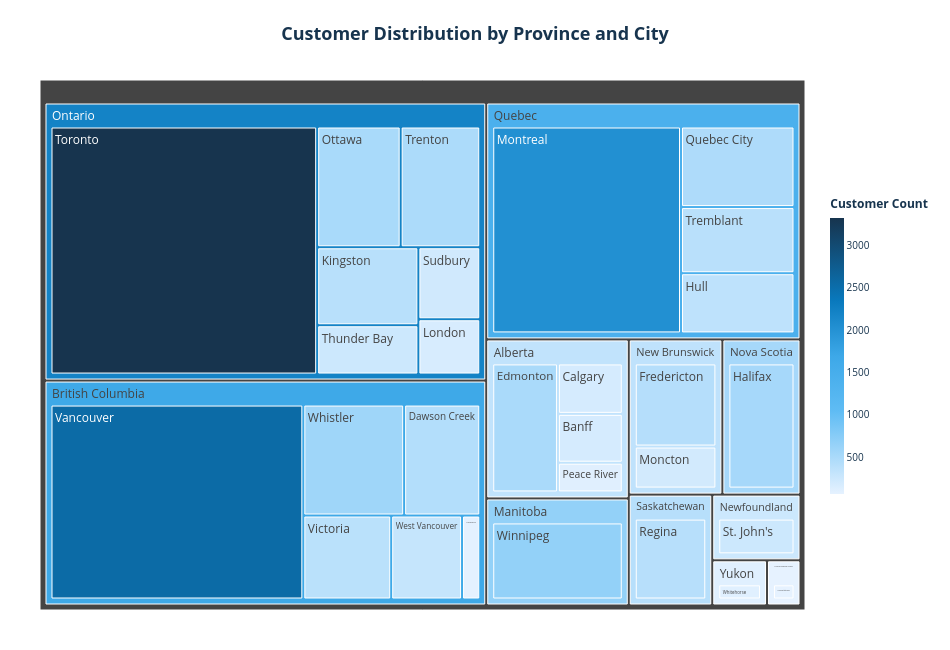

Here is the notebook cell this chart was saved with:
### Markdown cell above
#### City and Province distribution

### Code cell
# --- Build df directly from `customers` ---
df = (
    customers
    .groupby(["Province or State", "City"])
    .size()
    .rename("CustomerCount")
    .reset_index()
)

# Clean labels (optional)
df["Province or State"] = df["Province or State"].fillna("Unknown Province")
df["City"] = df["City"].fillna("Unknown City")

# --- Treemap: Province -> City ---
fig = px.treemap(
    df,
    path=["Province or State", "City"],     # hierarchy
    values="CustomerCount",
    color="CustomerCount",
    color_continuous_scale=[
        [0.0, '#e6f2ff'], [0.3, '#5fbcf4'], [0.5, '#3da8e8'], [0.7, '#0979bd'], [1.0, '#17344e']
    ],
    title="<b>Customer Distribution by Province and City</b>"
)

fig.update_traces(
    hovertemplate="<b>%{label}</b><br>Customers: %{value:,}<extra></extra>",
    marker=dict(line=dict(width=1, color="white"))
)

fig.update_layout(
    height=650, width=950,
    plot_bgcolor="#FAFAFA", paper_bgcolor="white",
    margin=dict(l=40, r=40, t=80, b=40),
    coloraxis_colorbar=dict(
        title="<b>Customer Count</b>",
        len=0.6, thickness=14,
        tickfont=dict(size=10, color="#17344e"),
        title_font=dict(size=12, color="#17344e")
    ),
    title=dict(x=0.5, xanchor="center", font=dict(size=18, color="#17344e"))
)

fig.show()

### Figure 1 — Plotly figure (JSON) as saved in the notebook; plotly's stock layout.template omitted (floating-point values rounded to 4 significant figures)
{"data": [{"branchvalues": "total", "customdata": [[186.0], [192.0], [498.0], [113.0], [437.0], [79.0], [2551.0], [382.0], [308.0], [579.0], [666.0], [421.0], [213.0], [253.0], [529.0], [397.0], [172.0], [507.0], [224.0], [251.0], [3326.0], [483.0], [66.0], [355.0], [2029.0], [475.0], [390.0], [404.0], [108.0], [335.9], [1679.0], [666.0], [351.1], [253.0], [529.0], [2211.0], [66.0], [1422.0], [404.0], [108.0]], "domain": {"x": [0, 1], "y": [0, 1]}, "hovertemplate": "<b>%{label}</b><br>Customers: %{value:,}<extra></extra>", "ids": ["Alberta/Banff", "Alberta/Calgary", "Alberta/Edmonton", "Alberta/Peace River", "British Columbia/Dawson Creek", "British Columbia/Kelowna", "British Columbia/Vancouver", "British Columbia/Victoria", "British Columbia/West Vancouver", "British Columbia/Whistler", "Manitoba/Winnipeg", "New Brunswick/Fredericton", "New Brunswick/Moncton", "Newfoundland/St. John's", "Nova Scotia/Halifax", "Ontario/Kingston", "Ontario/London", "Ontario/Ottawa", "Ontario/Sudbury", "Ontario/Thunder Bay", "Ontario/Toronto", "Ontario/Trenton", "Prince Edward Island/Charlottetown", "Quebec/Hull", "Quebec/Montreal", "Quebec/Quebec City", "Quebec/Tremblant", "Saskatchewan/Regina", "Yukon/Whitehorse", "Alberta", "British Columbia", "Manitoba", "New Brunswick", "Newfoundland", "Nova Scotia", "Ontario", "Prince Edward Island", "Quebec", "Saskatchewan", "Yukon"], "labels": ["Banff", "Calgary", "Edmonton", "Peace River", "Dawson Creek", "Kelowna", "Vancouver", "Victoria", "West Vancouver", "Whistler", "Winnipeg", "Fredericton", "Moncton", "St. John's", "Halifax", "Kingston", "London", "Ottawa", "Sudbury", "Thunder Bay", "Toronto", "Trenton", "Charlottetown", "Hull", "Montreal", "Quebec City", "Tremblant", "Regina", "Whitehorse", "Alberta", "British Columbia", "Manitoba", "New Brunswick", "Newfoundland", "Nova Scotia", "Ontario", "Prince Edward Island", "Quebec", "Saskatchewan", "Yukon"], "marker": {"coloraxis": "coloraxis", "colors": [186.0, 192.0, 498.0, 113.0, 437.0, 79.0, 2551.0, 382.0, 308.0, 579.0, 666.0, 421.0, 213.0, 253.0, 529.0, 397.0, 172.0, 507.0, 224.0, 251.0, 3326.0, 483.0, 66.0, 355.0, 2029.0, 475.0, 390.0, 404.0, 108.0, 335.9, 1679.0, 666.0, 351.1, 253.0, 529.0, 2211.0, 66.0, 1422.0, 404.0, 108.0], "line": {"color": "white", "width": 1}}, "name": "", "parents": ["Alberta", "Alberta", "Alberta", "Alberta", "British Columbia", "British Columbia", "British Columbia", "British Columbia", "British Columbia", "British Columbia", "Manitoba", "New Brunswick", "New Brunswick", "Newfoundland", "Nova Scotia", "Ontario", "Ontario", "Ontario", "Ontario", "Ontario", "Ontario", "Ontario", "Prince Edward Island", "Quebec", "Quebec", "Quebec", "Quebec", "Saskatchewan", "Yukon", "", "", "", "", "", "", "", "", "", "", ""], "type": "treemap", "values": [186.0, 192.0, 498.0, 113.0, 437.0, 79.0, 2551.0, 382.0, 308.0, 579.0, 666.0, 421.0, 213.0, 253.0, 529.0, 397.0, 172.0, 507.0, 224.0, 251.0, 3326.0, 483.0, 66.0, 355.0, 2029.0, 475.0, 390.0, 404.0, 108.0, 989.0, 4336.0, 666.0, 634.0, 253.0, 529.0, 5360.0, 66.0, 3249.0, 404.0, 108.0]}], "layout": {"coloraxis": {"colorbar": {"len": 0.6, "thickness": 14, "tickfont": {"color": "#17344e", "size": 10}, "title": {"font": {"color": "#17344e", "size": 12}, "text": "<b>Customer Count</b>"}}, "colorscale": [[0, "#e6f2ff"], [0.3, "#5fbcf4"], [0.5, "#3da8e8"], [0.7, "#0979bd"], [1, "#17344e"]]}, "height": 650, "legend": {"tracegroupgap": 0}, "margin": {"b": 40, "l": 40, "r": 40, "t": 80}, "paper_bgcolor": "white", "plot_bgcolor": "#FAFAFA", "title": {"font": {"color": "#17344e", "size": 18}, "text": "<b>Customer Distribution by Province and City</b>", "x": 0.5, "xanchor": "center"}, "width": 950}}
